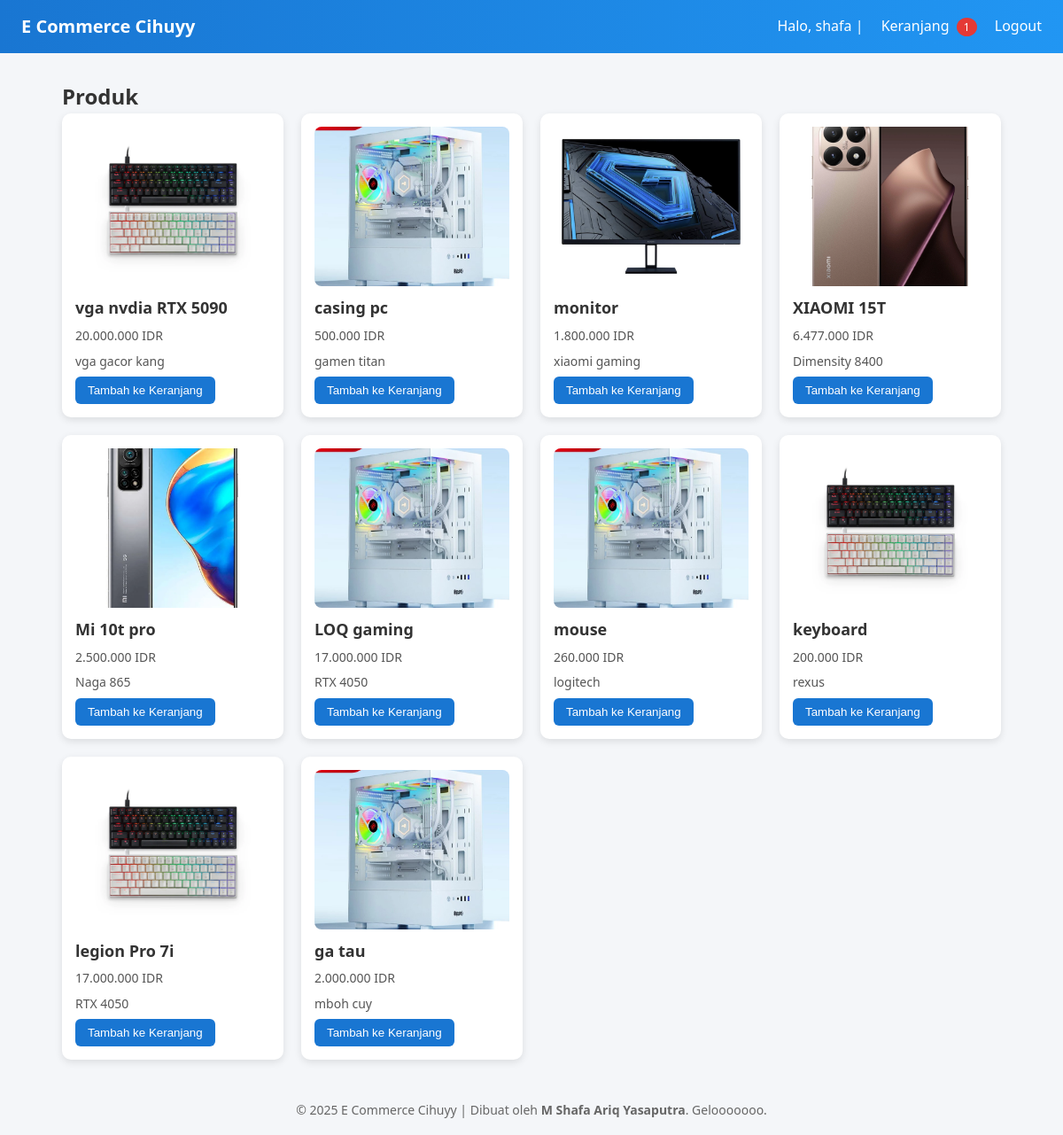
Screenshot of /index.php (signed in) with the database file from the repository.
### tables this page shows
CREATE TABLE `products` (
  `id_product` int(11) NOT NULL,
  `name` varchar(200) NOT NULL,
  `price` decimal(10,2) NOT NULL,
  `description` text DEFAULT NULL,
  `image_url` varchar(255) DEFAULT NULL
);

### index.php (the view, shortened to what this page needs)
<?php
require 'db_connect.php';
$cartCount = 0;
if (!empty($_SESSION['user_id'])) {
    $stmt = $pdo->prepare("SELECT SUM(quantity) FROM carts WHERE id_user=?");
    $stmt->execute([$_SESSION['user_id']]);
    $cartCount = $stmt->fetchColumn() ?: 0;
}
$products = $pdo->query("SELECT * FROM products ORDER BY id_product DESC")->fetchAll(PDO::FETCH_ASSOC);
?>
<!doctype html>
<html>
<head>
  <link rel="stylesheet" href="css/style.css">
</head>
<body>
<div class="header">
  <div style="font-weight:bold">E Commerce Cihuyy</div>
  <div class="nav">
  <?php if(!empty($_SESSION['username'])): ?>
    Halo, <?=htmlspecialchars($_SESSION['username'])?> |
    <a href="cart.php">Keranjang <span class="cart-count"><?= $cartCount ?></span></a>
    <a href="logout.php">Logout</a>
  <?php else: ?>
    <a href="login.php">Login</a>
    <a href="register.php">Register</a>
  <?php endif; ?>
</div>
</div>
<div class="container">
  <h2>Produk</h2>
  <div class="products">
    <?php foreach($products as $p): ?>
      <div class="card">
        <img src="<?=htmlspecialchars($p['image_url'] ?: 'images/placeholder.jpg')?>" alt="">
        <h3><?=htmlspecialchars($p['name'])?></h3>
        <p><?=number_format($p['price'],0,',','.')?> IDR</p>
        <p style="font-size:14px;color:#555"><?=htmlspecialchars($p['description'])?></p>
        <?php if(!empty($_SESSION['user_id'])): ?>
        <form method="post" action="cart.php">
          <button type="submit" class="btn-primary">Tambah ke Keranjang</button>
        </form>
        <?php else: ?>
        <p><a href="login.php">Login dulu untuk membeli</a></p>
        <?php endif; ?>
      </div>
    <?php endforeach; ?>
  </div>
</div>
<div class="footer">
  &copy; <?= date('Y') ?> E Commerce Cihuyy | Dibuat oleh <b>M Shafa Ariq Yasaputra</b>. Gelooooooo.
</div>
</body>
</html>

### css/style.css (style rules this page uses)
* { margin: 0; padding: 0; box-sizing: border-box; }
body { font-family: "Segoe UI", Tahoma, sans-serif; background: #f4f6f9; color: #333; line-height: 1.6; }
.header { background: linear-gradient(90deg, #1976d2, #2196f3); color: #fff; padding: 14px 24px; display: flex; justify-content: space-between; align-items: center; }
.header div:first-child { font-size: 20px; font-weight: bold; }
.nav a { color: #fff; text-decoration: none; margin-left: 16px; font-weight: 500; transition: opacity .2s; }
.cart-count { background: #e53935; border-radius: 50%; padding: 2px 8px; font-size: 12px; margin-left: 4px; }
.container { max-width: 1100px; margin: 30px auto; padding: 0 20px; }
.products { display: grid; grid-template-columns: repeat(auto-fill, minmax(240px, 1fr)); gap: 20px; }
.card { background: #fff; border-radius: 10px; box-shadow: 0 3px 8px rgba(0,0,0,0.1); padding: 15px; display: flex; flex-direction: column; transition: transform .2s; }
.card img { width: 100%; height: 180px; object-fit: cover; border-radius: 8px; margin-bottom: 10px; }
.card h3 { font-size: 18px; margin-bottom: 6px; }
.card p { font-size: 14px; color: #555; margin-bottom: 6px; }
Buttons button, .btn-primary { display: inline-block; background: #1976d2; color: #fff; border: none; padding: 8px 14px; border-radius: 6px; cursor: pointer; transition: background .2s; }
.footer { text-align: center; padding: 16px; font-size: 14px; color: #666; margin-top: 30px; }

### rows the page displays
products: image_url (picture), name "vga nvdia RTX 5090", price "20.000.000", description "vga gacor kang"
products: image_url (picture), name "casing pc", price "500.000", description "gamen titan"
products: image_url (picture), name "monitor", price "1.800.000", description "xiaomi gaming"
products: image_url (picture), name "XIAOMI 15T", price "6.477.000", description "Dimensity 8400"
products: image_url (picture), name "Mi 10t pro", price "2.500.000", description "Naga 865"
products: image_url (picture), name "LOQ gaming", price "17.000.000", description "RTX 4050"
products: image_url (picture), name "mouse", price "260.000", description "logitech"
products: image_url (picture), name "keyboard", price "200.000", description "rexus"
products: image_url (picture), name "legion Pro 7i", price "17.000.000", description "RTX 4050"
products: image_url (picture), name "ga tau", price "2.000.000", description "mboh cuy"

### other values shown
$_SESSION['username'] "shafa"
$cartCount "1"
